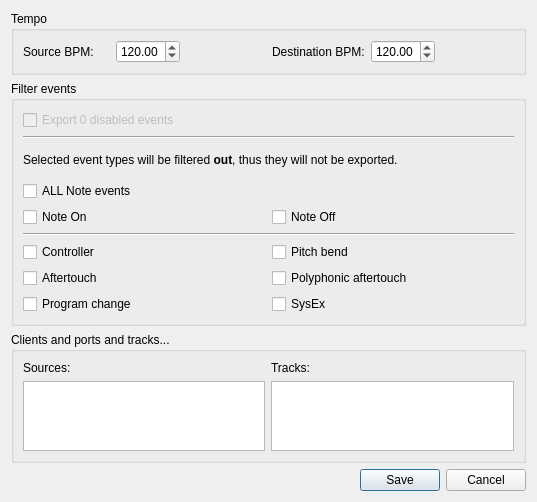
<?xml version="1.0" encoding="UTF-8"?>
<ui version="4.0">
 <class>Dialog</class>
 <widget class="QDialog" name="Dialog">
  <property name="geometry">
   <rect>
    <x>0</x>
    <y>0</y>
    <width>537</width>
    <height>459</height>
   </rect>
  </property>
  <property name="windowTitle">
   <string>MIDI export</string>
  </property>
  <layout class="QGridLayout" name="gridLayout">
   <item row="3" column="0">
    <widget class="QDialogButtonBox" name="buttonBox">
     <property name="orientation">
      <enum>Qt::Horizontal</enum>
     </property>
     <property name="standardButtons">
      <set>QDialogButtonBox::Cancel|QDialogButtonBox::Save</set>
     </property>
    </widget>
   </item>
   <item row="1" column="0">
    <widget class="QGroupBox" name="filter_group">
     <property name="title">
      <string>Filter events</string>
     </property>
     <layout class="QGridLayout" name="gridLayout_2">
      <item row="2" column="0" colspan="2">
       <widget class="Line" name="line_2">
        <property name="orientation">
         <enum>Qt::Horizontal</enum>
        </property>
       </widget>
      </item>
      <item row="5" column="0" colspan="2">
       <spacer name="verticalSpacer">
        <property name="orientation">
         <enum>Qt::Vertical</enum>
        </property>
        <property name="sizeType">
         <enum>QSizePolicy::Fixed</enum>
        </property>
        <property name="sizeHint" stdset="0">
         <size>
          <width>20</width>
          <height>8</height>
         </size>
        </property>
       </spacer>
      </item>
      <item row="6" column="0" colspan="2">
       <widget class="QCheckBox" name="allnotes_chk">
        <property name="text">
         <string>ALL Note events</string>
        </property>
        <property name="tristate">
         <bool>true</bool>
        </property>
       </widget>
      </item>
      <item row="10" column="0">
       <widget class="QCheckBox" name="ctrl_chk">
        <property name="text">
         <string>Controller</string>
        </property>
       </widget>
      </item>
      <item row="8" column="0" colspan="2">
       <widget class="Line" name="line">
        <property name="orientation">
         <enum>Qt::Horizontal</enum>
        </property>
       </widget>
      </item>
      <item row="12" column="0">
       <widget class="QCheckBox" name="program_chk">
        <property name="text">
         <string>Program change</string>
        </property>
       </widget>
      </item>
      <item row="12" column="1">
       <widget class="QCheckBox" name="sysex_chk">
        <property name="text">
         <string>SysEx</string>
        </property>
       </widget>
      </item>
      <item row="10" column="1">
       <widget class="QCheckBox" name="pitchbend_chk">
        <property name="text">
         <string>Pitch bend</string>
        </property>
       </widget>
      </item>
      <item row="11" column="1">
       <widget class="QCheckBox" name="polyaftertouch_chk">
        <property name="text">
         <string>Polyphonic aftertouch</string>
        </property>
       </widget>
      </item>
      <item row="4" column="0" colspan="2">
       <widget class="QLabel" name="label">
        <property name="text">
         <string>Selected event types will be filtered &lt;b&gt;out&lt;/b&gt;, thus they will not be exported.</string>
        </property>
       </widget>
      </item>
      <item row="3" column="0" colspan="2">
       <spacer name="verticalSpacer_2">
        <property name="orientation">
         <enum>Qt::Vertical</enum>
        </property>
        <property name="sizeType">
         <enum>QSizePolicy::Fixed</enum>
        </property>
        <property name="sizeHint" stdset="0">
         <size>
          <width>20</width>
          <height>8</height>
         </size>
        </property>
       </spacer>
      </item>
      <item row="7" column="1">
       <widget class="QCheckBox" name="noteoff_chk">
        <property name="text">
         <string>Note Off</string>
        </property>
       </widget>
      </item>
      <item row="7" column="0">
       <widget class="QCheckBox" name="noteon_chk">
        <property name="text">
         <string>Note On</string>
        </property>
       </widget>
      </item>
      <item row="11" column="0">
       <widget class="QCheckBox" name="aftertouch_chk">
        <property name="text">
         <string>Aftertouch</string>
        </property>
       </widget>
      </item>
      <item row="0" column="0" colspan="2">
       <widget class="QCheckBox" name="disabled_chk">
        <property name="enabled">
         <bool>false</bool>
        </property>
        <property name="text">
         <string>Export 0 disabled events</string>
        </property>
       </widget>
      </item>
     </layout>
    </widget>
   </item>
   <item row="2" column="0">
    <widget class="QGroupBox" name="tracks_group">
     <property name="title">
      <string>Clients and ports and tracks...</string>
     </property>
     <layout class="QGridLayout" name="gridLayout_3">
      <item row="0" column="0">
       <widget class="QLabel" name="source_lbl">
        <property name="text">
         <string>Sources:</string>
        </property>
       </widget>
      </item>
      <item row="2" column="0">
       <widget class="QListView" name="src_listview">
        <property name="editTriggers">
         <set>QAbstractItemView::NoEditTriggers</set>
        </property>
       </widget>
      </item>
      <item row="2" column="1">
       <widget class="QListView" name="dest_listview">
        <property name="contextMenuPolicy">
         <enum>Qt::CustomContextMenu</enum>
        </property>
        <property name="editTriggers">
         <set>QAbstractItemView::EditKeyPressed</set>
        </property>
        <property name="dragEnabled">
         <bool>true</bool>
        </property>
        <property name="dragDropMode">
         <enum>QAbstractItemView::InternalMove</enum>
        </property>
       </widget>
      </item>
      <item row="0" column="1">
       <widget class="QLabel" name="tracks_lbl">
        <property name="text">
         <string>Tracks:</string>
        </property>
       </widget>
      </item>
     </layout>
    </widget>
   </item>
   <item row="0" column="0">
    <widget class="QGroupBox" name="tempo_group">
     <property name="title">
      <string>Tempo</string>
     </property>
     <layout class="QGridLayout" name="gridLayout_4">
      <item row="0" column="2">
       <layout class="QHBoxLayout" name="horizontalLayout_2">
        <item>
         <widget class="QLabel" name="dest_bpm_lbl">
          <property name="sizePolicy">
           <sizepolicy hsizetype="MinimumExpanding" vsizetype="Preferred">
            <horstretch>0</horstretch>
            <verstretch>0</verstretch>
           </sizepolicy>
          </property>
          <property name="text">
           <string>Destination BPM:</string>
          </property>
         </widget>
        </item>
        <item>
         <widget class="QDoubleSpinBox" name="dest_bpm_spin">
          <property name="maximum">
           <double>350.000000000000000</double>
          </property>
          <property name="value">
           <double>120.000000000000000</double>
          </property>
         </widget>
        </item>
        <item>
         <spacer name="horizontalSpacer_2">
          <property name="orientation">
           <enum>Qt::Horizontal</enum>
          </property>
          <property name="sizeType">
           <enum>QSizePolicy::MinimumExpanding</enum>
          </property>
          <property name="sizeHint" stdset="0">
           <size>
            <width>40</width>
            <height>20</height>
           </size>
          </property>
         </spacer>
        </item>
       </layout>
      </item>
      <item row="0" column="0">
       <layout class="QHBoxLayout" name="horizontalLayout">
        <item>
         <widget class="QLabel" name="src_bpm_lbl">
          <property name="sizePolicy">
           <sizepolicy hsizetype="MinimumExpanding" vsizetype="Preferred">
            <horstretch>0</horstretch>
            <verstretch>0</verstretch>
           </sizepolicy>
          </property>
          <property name="text">
           <string>Source BPM:</string>
          </property>
         </widget>
        </item>
        <item>
         <widget class="QDoubleSpinBox" name="src_bpm_spin">
          <property name="maximum">
           <double>350.000000000000000</double>
          </property>
          <property name="value">
           <double>120.000000000000000</double>
          </property>
         </widget>
        </item>
        <item>
         <spacer name="horizontalSpacer">
          <property name="orientation">
           <enum>Qt::Horizontal</enum>
          </property>
          <property name="sizeType">
           <enum>QSizePolicy::MinimumExpanding</enum>
          </property>
          <property name="sizeHint" stdset="0">
           <size>
            <width>40</width>
            <height>20</height>
           </size>
          </property>
         </spacer>
        </item>
       </layout>
      </item>
     </layout>
    </widget>
   </item>
  </layout>
 </widget>
 <resources/>
 <connections>
  <connection>
   <sender>buttonBox</sender>
   <signal>accepted()</signal>
   <receiver>Dialog</receiver>
   <slot>accept()</slot>
   <hints>
    <hint type="sourcelabel">
     <x>222</x>
     <y>444</y>
    </hint>
    <hint type="destinationlabel">
     <x>157</x>
     <y>274</y>
    </hint>
   </hints>
  </connection>
  <connection>
   <sender>buttonBox</sender>
   <signal>rejected()</signal>
   <receiver>Dialog</receiver>
   <slot>reject()</slot>
   <hints>
    <hint type="sourcelabel">
     <x>290</x>
     <y>450</y>
    </hint>
    <hint type="destinationlabel">
     <x>286</x>
     <y>274</y>
    </hint>
   </hints>
  </connection>
 </connections>
</ui>
